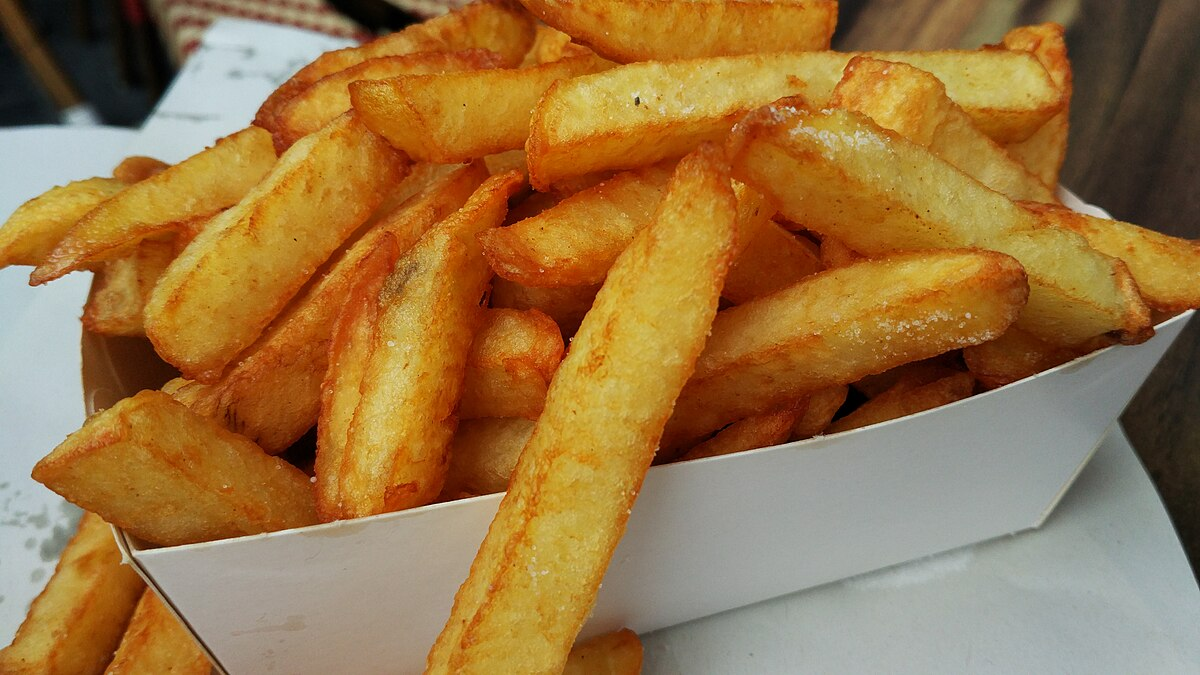
#> input picture src/efficientnet_lite_gpu/test/test_images/fries.jpg, 1200 x 675 px
$ python -i data_loader.py   (imports and definitions only)
#> lines starting #> are read from the running program, lines starting #| are printed output that depends on the picture
#> further down, picture is the input picture: PIL image 1200x675 RGB; mean R, G, B 154.8, 117.2, 68.3
"""
Data Loading and Preprocessing Module for Food Classification

This module handles:
- Dataset loading from the Food Classification dataset
- Data preprocessing and augmentation
- Train/validation/test splitting
- Batch processing for training
"""

import json
import random
import numpy as np
from typing import List, Tuple, Dict
from pathlib import Path
import logging
from PIL import Image, ImageEnhance, ImageFilter

# Configure logging
# [1 line not run here, left out]
logger = logging.getLogger(__name__)


class DataAugmentation:
    """Advanced data augmentation for food images"""

    def __init__(self,
                 rotation_range: float = 15.0,
                 brightness_range: Tuple[float, float] = (0.8, 1.2),
                 contrast_range: Tuple[float, float] = (0.8, 1.2),
                 saturation_range: Tuple[float, float] = (0.8, 1.2),
                 blur_probability: float = 0.1,
                 flip_probability: float = 0.5):
        """
        Initialize data augmentation parameters

        Args:
            rotation_range: Maximum rotation angle in degrees
            brightness_range: Range for brightness adjustment
            contrast_range: Range for contrast adjustment
            saturation_range: Range for saturation adjustment
            blur_probability: Probability of applying blur
            flip_probability: Probability of horizontal flip
        """
        self.rotation_range = rotation_range
        self.brightness_range = brightness_range
        self.contrast_range = contrast_range
        self.saturation_range = saturation_range
        self.blur_probability = blur_probability
        self.flip_probability = flip_probability

    def augment_image(self, image: Image.Image) -> Image.Image:
        """
        Apply random augmentations to an image

        Args:
            image: PIL Image to augment

        Returns:
            Augmented PIL Image
        """
        # Random rotation
        if self.rotation_range > 0:
            angle = random.uniform(-self.rotation_range, self.rotation_range)
            image = image.rotate(angle, expand=False, fillcolor=(128, 128, 128))
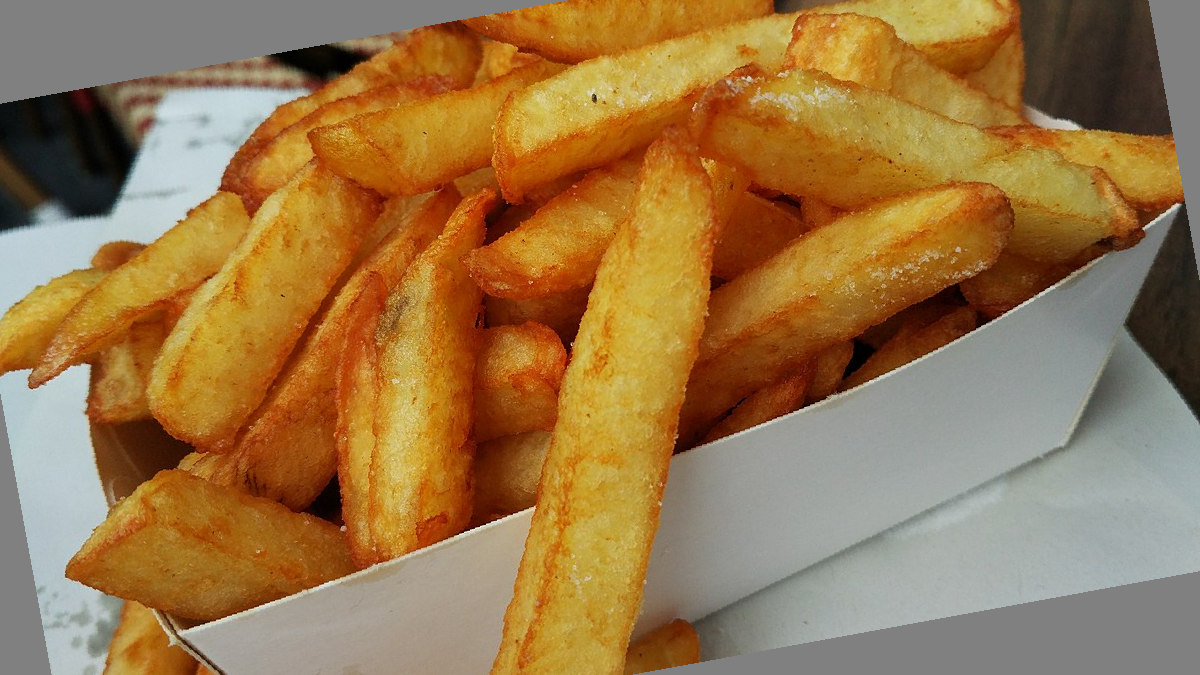
#> image: PIL image 1200x675 RGB; mean R, G, B 154.5, 119.4, 73.8

        # Random horizontal flip
        if random.random() < self.flip_probability:
            image = image.transpose(Image.FLIP_LEFT_RIGHT)

        # Random brightness
        if self.brightness_range != (1.0, 1.0):
            brightness_factor = random.uniform(*self.brightness_range)
            enhancer = ImageEnhance.Brightness(image)
            image = enhancer.enhance(brightness_factor)

        # Random contrast
        if self.contrast_range != (1.0, 1.0):
            contrast_factor = random.uniform(*self.contrast_range)
            enhancer = ImageEnhance.Contrast(image)
            image = enhancer.enhance(contrast_factor)

        # Random saturation
        if self.saturation_range != (1.0, 1.0):
            saturation_factor = random.uniform(*self.saturation_range)
            enhancer = ImageEnhance.Color(image)
            image = enhancer.enhance(saturation_factor)

        # Random blur
        if random.random() < self.blur_probability:
            image = image.filter(ImageFilter.GaussianBlur(radius=random.uniform(0.5, 1.5)))

        return image


class FoodDataLoader:
    """Comprehensive data loader for the Food Classification dataset"""

    # [262 lines left out: functions __init__, _load_dataset_info, _split_dataset, preprocess_image, get_class_distribution, get_dataset_stats and 7 more, not called in this run]


# [21 lines not run here, left out]

>>> from PIL import Image
>>> picture = Image.open('../efficientnet_lite_gpu/test/test_images/fries.jpg')
>>> result = DataAugmentation().augment_image(picture)
